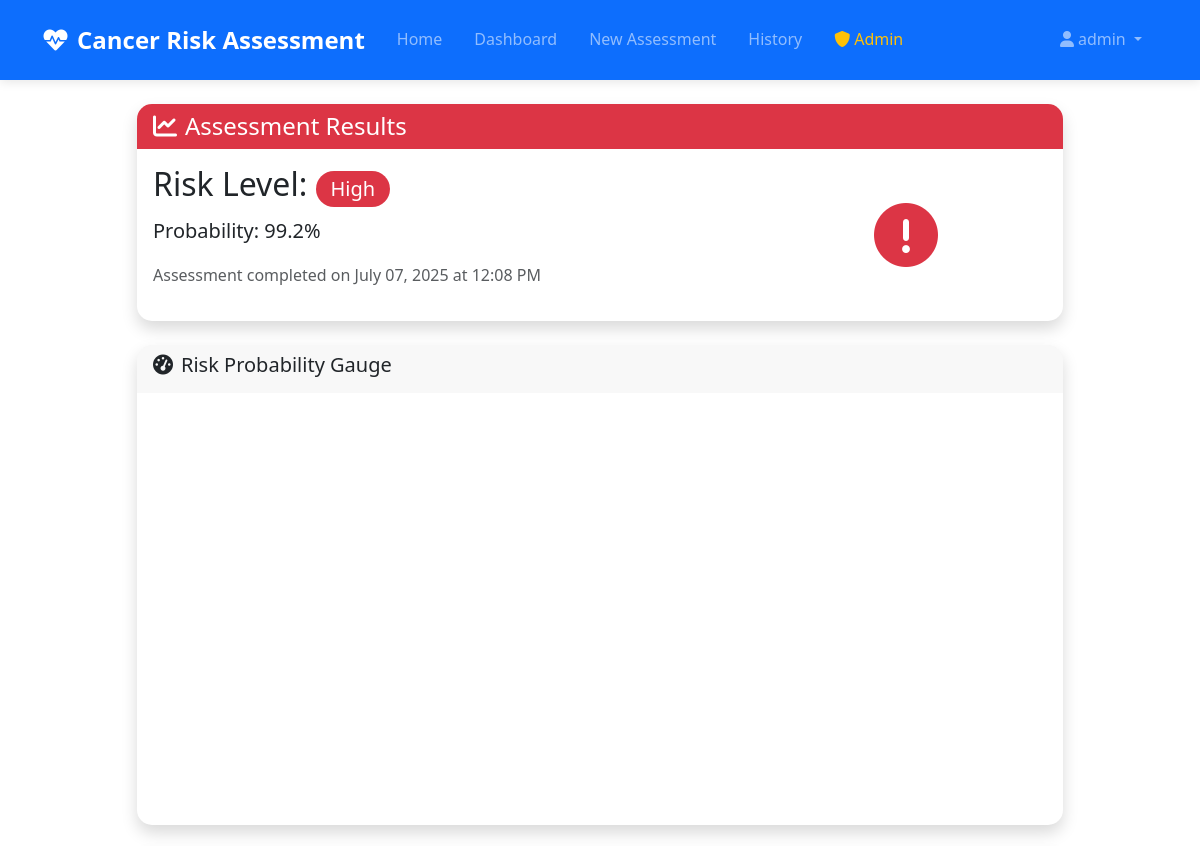
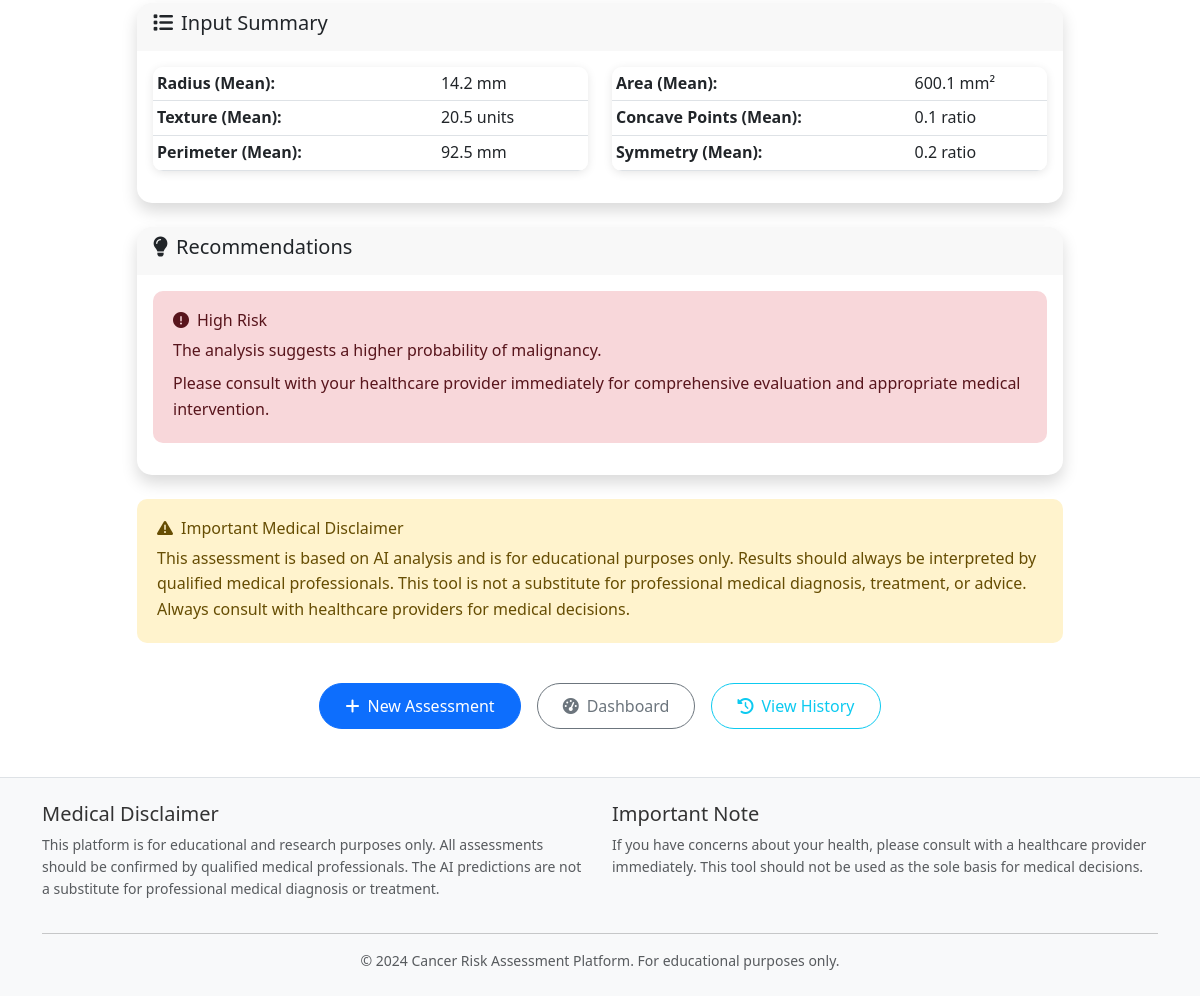
/assessment/result/1 (signed in), run on the app's committed database (2 pictures, top to bottom).
### CancerRiskChecker/models/user.py (models this page shows, shortened)
class User(UserMixin, db.Model):
    __tablename__ = 'users'
    id = db.Column(db.Integer, primary_key=True)
    username = db.Column(db.String(64), unique=True, nullable=False, index=True)
    email = db.Column(db.String(120), unique=True, nullable=False, index=True)
    full_name = db.Column(db.String(100), nullable=True)
    password_hash = db.Column(db.String(256), nullable=False)
    created_at = db.Column(db.DateTime, default=datetime.utcnow, nullable=False)
    updated_at = db.Column(db.DateTime, default=datetime.utcnow, onupdate=datetime.utcnow)
    last_login = db.Column(db.DateTime, nullable=True)
    last_assessment = db.Column(db.DateTime, nullable=True)
    total_assessments = db.Column(db.Integer, default=0, nullable=False)
    is_active = db.Column(db.Boolean, default=True, nullable=False)
    is_admin = db.Column(db.Boolean, default=False, nullable=False)
    assessments = db.relationship('Assessment', backref='user', lazy='dynamic',
                                cascade='all, delete-orphan')

### CancerRiskChecker/models/assessment.py (models this page shows, shortened)
class Assessment(db.Model):
    __tablename__ = 'assessments'
    id = db.Column(db.Integer, primary_key=True)
    user_id = db.Column(db.Integer, db.ForeignKey('users.id'), nullable=False, index=True)
    timestamp = db.Column(db.DateTime, default=datetime.utcnow, nullable=False, index=True)
    radius_mean = db.Column(db.Float, nullable=False)
    texture_mean = db.Column(db.Float, nullable=False)
    perimeter_mean = db.Column(db.Float, nullable=False)
    area_mean = db.Column(db.Float, nullable=False)
    concave_points_mean = db.Column(db.Float, nullable=False)
    symmetry_mean = db.Column(db.Float, nullable=False)
    prediction_probability = db.Column(db.Float, nullable=False)
    prediction_class = db.Column(db.Integer, nullable=False)  # 0 for benign, 1 for malignant
    risk_level = db.Column(db.String(20), nullable=False, index=True)  # Very Low, Low, Moderate, High
    model_version = db.Column(db.String(50), default='1.0', nullable=False)
    processing_time = db.Column(db.Float, nullable=True)  # Time taken for prediction
    @property
    def probability_percentage(self):
        return round(self.prediction_probability * 100, 1)
    @property
    def risk_color(self):
        risk_colors = {
            'Very Low': 'success',
            'Low': 'primary',
            'Moderate': 'warning',
            'High': 'danger'
        }
        return risk_colors.get(self.risk_level, 'secondary')
    def get_recommendations(self):
        recommendations = {
            'Very Low': {
                'message': 'The analysis suggests a very low probability of malignancy.',
                'advice': 'Continue regular health monitoring and follow your doctor\'s recommendations for routine screenings.',
                'urgency': 'routine'
            },
            'Low': {
                'message': 'The analysis suggests a low probability of malignancy.',
                'advice': 'Maintain regular check-ups and discuss these results with your healthcare provider.',
                'urgency': 'routine'
            },
            'Moderate': {
                'message': 'The analysis suggests a moderate probability of malignancy.',
                'advice': 'It is important to discuss these results with your healthcare provider for further evaluation and potential additional testing.',
                'urgency': 'follow-up'
            },
            'High': {
                'message': 'The analysis suggests a higher probability of malignancy.',
                'advice': 'Please consult with your healthcare provider immediately for comprehensive evaluation and appropriate medical intervention.',
                'urgency': 'immediate'
            }
        }
        return recommendations.get(self.risk_level, recommendations['Low'])

### CancerRiskChecker/blueprints/assessment.py (the view)
@assessment_bp.route('/result/<int:assessment_id>')
@login_required
def result(assessment_id):
    from ..models.assessment import Assessment
    assessment = Assessment.query.filter_by(
        id=assessment_id,
        user_id=current_user.id
    ).first_or_404()
    gauge_chart = create_gauge_chart(
        assessment.prediction_probability,
        "Malignancy Risk"
    )
    recommendations = assessment.get_recommendations()
    return render_template('assessment/result.html',
                         assessment=assessment,
                         gauge_chart=gauge_chart,
                         recommendations=recommendations)

### CancerRiskChecker/templates/assessment/result.html (shortened to what this page needs)
{% extends "base.html" %}
{% block content %}
<div class="container my-4">
    <div class="row justify-content-center">
        <div class="col-lg-10">
            <div class="card shadow mb-4">
                <div class="card-header bg-{{ assessment.risk_color }} text-white">
                    <h4 class="mb-0">
                        <i class="fas fa-chart-line me-2"></i>Assessment Results
                    </h4>
                </div>
                <div class="card-body">
                    <div class="row align-items-center">
                        <div class="col-md-8">
                            <h2 class="mb-2">
                                Risk Level:
                                <span class="badge bg-{{ assessment.risk_color }} fs-5">
                                    {{ assessment.risk_level }}
                                </span>
                            </h2>
                            <p class="lead mb-3">
                                Probability: {{ assessment.probability_percentage }}%
                            </p>
                            <p class="text-muted">
                                Assessment completed on {{ assessment.timestamp.strftime('%B %d, %Y at %I:%M %p') }}
                            </p>
                        </div>
                        <div class="col-md-4 text-center">
                            <div class="risk-icon">
                                {% if assessment.risk_level == 'Very Low' %}
                                    <i class="fas fa-check-circle text-success" style="font-size: 4rem;"></i>
                                {% elif assessment.risk_level == 'Low' %}
                                    <i class="fas fa-info-circle text-primary" style="font-size: 4rem;"></i>
                                {% elif assessment.risk_level == 'Moderate' %}
                                    <i class="fas fa-exclamation-triangle text-warning" style="font-size: 4rem;"></i>
                                {% else %}
                                    <i class="fas fa-exclamation-circle text-danger" style="font-size: 4rem;"></i>
                                {% endif %}
                            </div>
                        </div>
                    </div>
                </div>
            </div>
            <div class="row mb-4">
                <div class="col-12">
                    <div class="card shadow">
                        <div class="card-header">
                            <h5><i class="fas fa-tachometer-alt me-2"></i>Risk Probability Gauge</h5>
                        </div>
                        <div class="card-body">
                            <div id="gaugeChart"></div>
                        </div>
                    </div>
                </div>
            </div>
            <div class="row mb-4">
                <div class="col-12">
                    <div class="card shadow">
                        <div class="card-header">
                            <h5><i class="fas fa-list me-2"></i>Input Summary</h5>
                        </div>
                        <div class="card-body">
                            <div class="row">
                                <div class="col-md-6">
                                    <table class="table table-sm">
                                        <tr>
                                            <td><strong>Radius (Mean):</strong></td>
                                            <td>{{ assessment.radius_mean }} mm</td>
                                        </tr>
                                        <tr>
                                            <td><strong>Texture (Mean):</strong></td>
                                            <td>{{ assessment.texture_mean }} units</td>
                                        </tr>
                                        <tr>
                                            <td><strong>Perimeter (Mean):</strong></td>
                                            <td>{{ assessment.perimeter_mean }} mm</td>
                                        </tr>
                                    </table>
                                </div>
                                <div class="col-md-6">
                                    <table class="table table-sm">
                                        <tr>
                                            <td><strong>Area (Mean):</strong></td>
                                            <td>{{ assessment.area_mean }} mm²</td>
                                        </tr>
                                        <tr>
                                            <td><strong>Concave Points (Mean):</strong></td>
                                            <td>{{ assessment.concave_points_mean }} ratio</td>
                                        </tr>
                                        <tr>
                                            <td><strong>Symmetry (Mean):</strong></td>
                                            <td>{{ assessment.symmetry_mean }} ratio</td>
                                        </tr>
                                    </table>
                                </div>
                            </div>
                        </div>
                    </div>
                </div>
            </div>
            <div class="row mb-4">
                <div class="col-12">
                    <div class="card shadow">
                        <div class="card-header">
                            <h5><i class="fas fa-lightbulb me-2"></i>Recommendations</h5>
                        </div>
                        <div class="card-body">
                            <div class="alert alert-{{ assessment.risk_color }}">
                                <h6><i class="fas fa-{{
                                    'check-circle' if assessment.risk_level == 'Very Low'
                                    else 'info-circle' if assessment.risk_level == 'Low'
                                    else 'exclamation-triangle' if assessment.risk_level == 'Moderate'
                                    else 'exclamation-circle' }} me-2"></i>{{ assessment.risk_level }} Risk</h6>
                                <p class="mb-2">{{ recommendations.message }}</p>
                                <p class="mb-0">{{ recommendations.advice }}</p>
                            </div>
                        </div>
                    </div>
                </div>
            </div>
            <div class="row mb-4">
                <div class="col-12">
                    <div class="alert alert-warning">
                        <h6><i class="fas fa-exclamation-triangle me-2"></i>Important Medical Disclaimer</h6>
                        <p class="mb-0">
                            This assessment is based on AI analysis and is for educational purposes only.
                            Results should always be interpreted by qualified medical professionals.
                            This tool is not a substitute for professional medical diagnosis, treatment, or advice.
                            Always consult with healthcare providers for medical decisions.
                        </p>
                    </div>
                </div>
            </div>
            <div class="row">
                <div class="col-12">
                    <div class="d-flex gap-3 justify-content-center">
                        <a href="{{ url_for('assessment.index') }}" class="btn btn-primary">
                            <i class="fas fa-plus me-2"></i>New Assessment
                        </a>
                        <a href="{{ url_for('dashboard.index') }}" class="btn btn-outline-secondary">
                            <i class="fas fa-tachometer-alt me-2"></i>Dashboard
                        </a>
                        <a href="{{ url_for('assessment.history') }}" class="btn btn-outline-info">
                            <i class="fas fa-history me-2"></i>View History
                        </a>
                    </div>
                </div>
            </div>
        </div>
    </div>
</div>
{% endblock %}

### CancerRiskChecker/templates/base.html (shortened to what this page needs)
<!DOCTYPE html>
<html lang="en">
<head>
    <link href="https://cdn.jsdelivr.net/npm/bootstrap@5.3.0/dist/css/bootstrap.min.css" rel="stylesheet">
    <link rel="stylesheet" href="https://cdnjs.cloudflare.com/ajax/libs/font-awesome/6.0.0/css/all.min.css">
    <link rel="stylesheet" href="{{ url_for('static', filename='css/style.css') }}">
</head>
<body>
    <nav class="navbar navbar-expand-lg navbar-dark bg-primary">
        <div class="container">
            <a class="navbar-brand" href="{{ url_for('main.index') }}">
                <i class="fas fa-heartbeat me-2"></i>Cancer Risk Assessment
            </a>
            <div class="collapse navbar-collapse" id="navbarNav">
                <ul class="navbar-nav me-auto">
                    <li class="nav-item">
                        <a class="nav-link" href="{{ url_for('main.index') }}">Home</a>
                    </li>
                    {% if current_user.is_authenticated %}
                    <li class="nav-item">
                        <a class="nav-link" href="{{ url_for('dashboard.index') }}">Dashboard</a>
                    </li>
                    <li class="nav-item">
                        <a class="nav-link" href="{{ url_for('assessment.index') }}">New Assessment</a>
                    </li>
                    <li class="nav-item">
                        <a class="nav-link" href="{{ url_for('assessment.history') }}">History</a>
                    </li>
                    {% if current_user.is_admin %}
                    <li class="nav-item">
                        <a class="nav-link text-warning" href="{{ url_for('admin.index') }}">
                            <i class="fas fa-shield-alt me-1"></i>Admin
                        </a>
                    </li>
                    {% endif %}
                    {% endif %}
                </ul>
                <ul class="navbar-nav">
                    {% if current_user.is_authenticated %}
                    <li class="nav-item dropdown">
                        <a class="nav-link dropdown-toggle" href="#" id="navbarDropdown" role="button" data-bs-toggle="dropdown">
                            <i class="fas fa-user me-1"></i>{{ current_user.username }}
                        </a>
                    </li>
                    {% endif %}
                </ul>
            </div>
        </div>
    </nav>
    <main class="container-fluid">
        {% block content %}{% endblock %}
    </main>
    <footer class="bg-light mt-5 py-4">
        <div class="container">
            <div class="row">
                <div class="col-md-6">
                    <h5>Medical Disclaimer</h5>
                    <p class="text-muted small">
                        This platform is for educational and research purposes only.
                        All assessments should be confirmed by qualified medical professionals.
                        The AI predictions are not a substitute for professional medical diagnosis or treatment.
                    </p>
                </div>
                <div class="col-md-6">
                    <h5>Important Note</h5>
                    <p class="text-muted small">
                        If you have concerns about your health, please consult with a healthcare provider immediately.
                        This tool should not be used as the sole basis for medical decisions.
                    </p>
                </div>
            </div>
            <hr>
            <div class="row">
                <div class="col-12 text-center">
                    <p class="text-muted small mb-0">
                        &copy; 2024 Cancer Risk Assessment Platform. For educational purposes only.
                    </p>
                </div>
            </div>
        </div>
    </footer>
</body>
</html>

### data on the page
User: username "admin"
Assessment: risk_level "High", probability_percentage "99.2", timestamp "July 07, 2025 at 12:08 PM", radius_mean "14.2", texture_mean "20.5", perimeter_mean "92.5", area_mean "600.1", concave_points_mean "0.1", symmetry_mean "0.2"

### other printed values
{{ recommendations.message }} "The analysis suggests a higher probability of malignancy."
{{ recommendations.advice }} "Please consult with your healthcare provider immediately for comprehensive evaluation and appropriate medical intervention."
